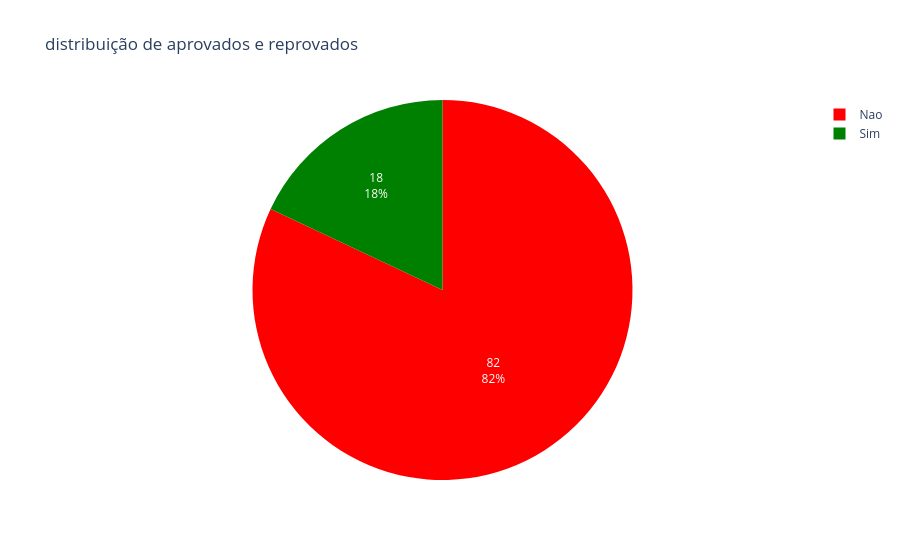

Source (notebook cell):
### Code cell
fig = px.pie(df, names='aprovado', title="distribuição de aprovados e reprovados", color='aprovado' , color_discrete_map={
        'Sim': 'green',
        'Nao': 'red',
       

    })
fig.update_traces(
    textinfo='value+percent'
)
fig.show()

### Figure 1 — Plotly figure (JSON) as saved in the notebook; plotly's stock layout.template omitted (floating-point values rounded to 4 significant figures)
{"data": [{"customdata": [["Nao"], ["Sim"], ["Sim"], ["Nao"], ["Nao"], ["Nao"], ["Nao"], ["Nao"], ["Nao"], ["Nao"], ["Nao"], ["Nao"], ["Nao"], ["Nao"], ["Sim"], ["Nao"], ["Nao"], ["Nao"], ["Sim"], ["Nao"], ["Nao"], ["Sim"], ["Nao"], ["Nao"], ["Nao"], ["Nao"], ["Nao"], ["Nao"], ["Nao"], ["Nao"], ["Nao"], ["Nao"], ["Nao"], ["Nao"], ["Nao"], ["Nao"], ["Nao"], ["Nao"], ["Sim"], ["Nao"], ["Sim"], ["Sim"], ["Nao"], ["Nao"], ["Nao"], ["Nao"], ["Nao"], ["Nao"], ["Nao"], ["Nao"], ["Sim"], ["Nao"], ["Nao"], ["Sim"], ["Nao"], ["Nao"], ["Nao"], ["Nao"], ["Nao"], ["Nao"], ["Nao"], ["Nao"], ["Sim"], ["Sim"], ["Nao"], ["Nao"], ["Nao"], ["Nao"], ["Nao"], ["Nao"], ["Sim"], ["Sim"], ["Nao"], ["Nao"], ["Sim"], ["Sim"], ["Nao"], ["Nao"], ["Nao"], ["Nao"], ["Nao"], ["Sim"], ["Nao"], ["Nao"], ["Nao"], ["Nao"], ["Nao"], ["Nao"], ["Nao"], ["Nao"], ["Nao"], ["Nao"], ["Nao"], ["Nao"], ["Nao"], ["Nao"], ["Sim"], ["Nao"], ["Nao"], ["Nao"]], "domain": {"x": [0, 1], "y": [0, 1]}, "hovertemplate": "aprovado=%{customdata[0]}<extra></extra>", "labels": ["Nao", "Sim", "Sim", "Nao", "Nao", "Nao", "Nao", "Nao", "Nao", "Nao", "Nao", "Nao", "Nao", "Nao", "Sim", "Nao", "Nao", "Nao", "Sim", "Nao", "Nao", "Sim", "Nao", "Nao", "Nao", "Nao", "Nao", "Nao", "Nao", "Nao", "Nao", "Nao", "Nao", "Nao", "Nao", "Nao", "Nao", "Nao", "Sim", "Nao", "Sim", "Sim", "Nao", "Nao", "Nao", "Nao", "Nao", "Nao", "Nao", "Nao", "Sim", "Nao", "Nao", "Sim", "Nao", "Nao", "Nao", "Nao", "Nao", "Nao", "Nao", "Nao", "Sim", "Sim", "Nao", "Nao", "Nao", "Nao", "Nao", "Nao", "Sim", "Sim", "Nao", "Nao", "Sim", "Sim", "Nao", "Nao", "Nao", "Nao", "Nao", "Sim", "Nao", "Nao", "Nao", "Nao", "Nao", "Nao", "Nao", "Nao", "Nao", "Nao", "Nao", "Nao", "Nao", "Nao", "Sim", "Nao", "Nao", "Nao"], "legendgroup": "", "marker": {"colors": ["red", "green", "green", "red", "red", "red", "red", "red", "red", "red", "red", "red", "red", "red", "green", "red", "red", "red", "green", "red", "red", "green", "red", "red", "red", "red", "red", "red", "red", "red", "red", "red", "red", "red", "red", "red", "red", "red", "green", "red", "green", "green", "red", "red", "red", "red", "red", "red", "red", "red", "green", "red", "red", "green", "red", "red", "red", "red", "red", "red", "red", "red", "green", "green", "red", "red", "red", "red", "red", "red", "green", "green", "red", "red", "green", "green", "red", "red", "red", "red", "red", "green", "red", "red", "red", "red", "red", "red", "red", "red", "red", "red", "red", "red", "red", "red", "green", "red", "red", "red"]}, "name": "", "showlegend": true, "textinfo": "value+percent", "type": "pie"}], "layout": {"legend": {"tracegroupgap": 0}, "title": {"text": "distribuição de aprovados e reprovados"}}}
